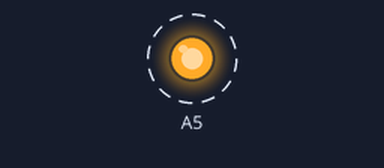
Recording of a sketch running on a simulated Arduino Uno, built with avr-gcc and run on an emulated ATmega328P. Shown: output pins drawn as LEDs (lit = HIGH). Dashed ring = blinking.

Above: at 0.5 s.
Timing chart, 0 to 4.6 s (numbered marks = the images above):
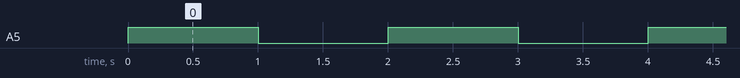

Measured:
- by itself, A5: alternates HIGH for 1.0 s and LOW for 1.0 s

The sketch:

LED_Blinking_On_Analog_pin5.ino
```cpp
/*
  Blink
  Turns an LED on for one second, then off for one second, repeatedly.
*/

void setup() {
  //pinMode(pin number, pin state);Ex: digital pin number: A5
  pinMode(A5, OUTPUT);
}

// the loop function runs over and over again forever//// On Off On Off.................................
void loop() {
  digitalWrite(A5, HIGH);   // turn the LED on (HIGH is the voltage level up or 5Volt)
  delay(1000);                       // wait for a second                 /*1s = 1000 mmilisecond*/
  digitalWrite(A5, LOW);    // turn the LED off by making the voltage LOW or (digital 0Volt)
  delay(1000);                       // wait for a second
}
```
